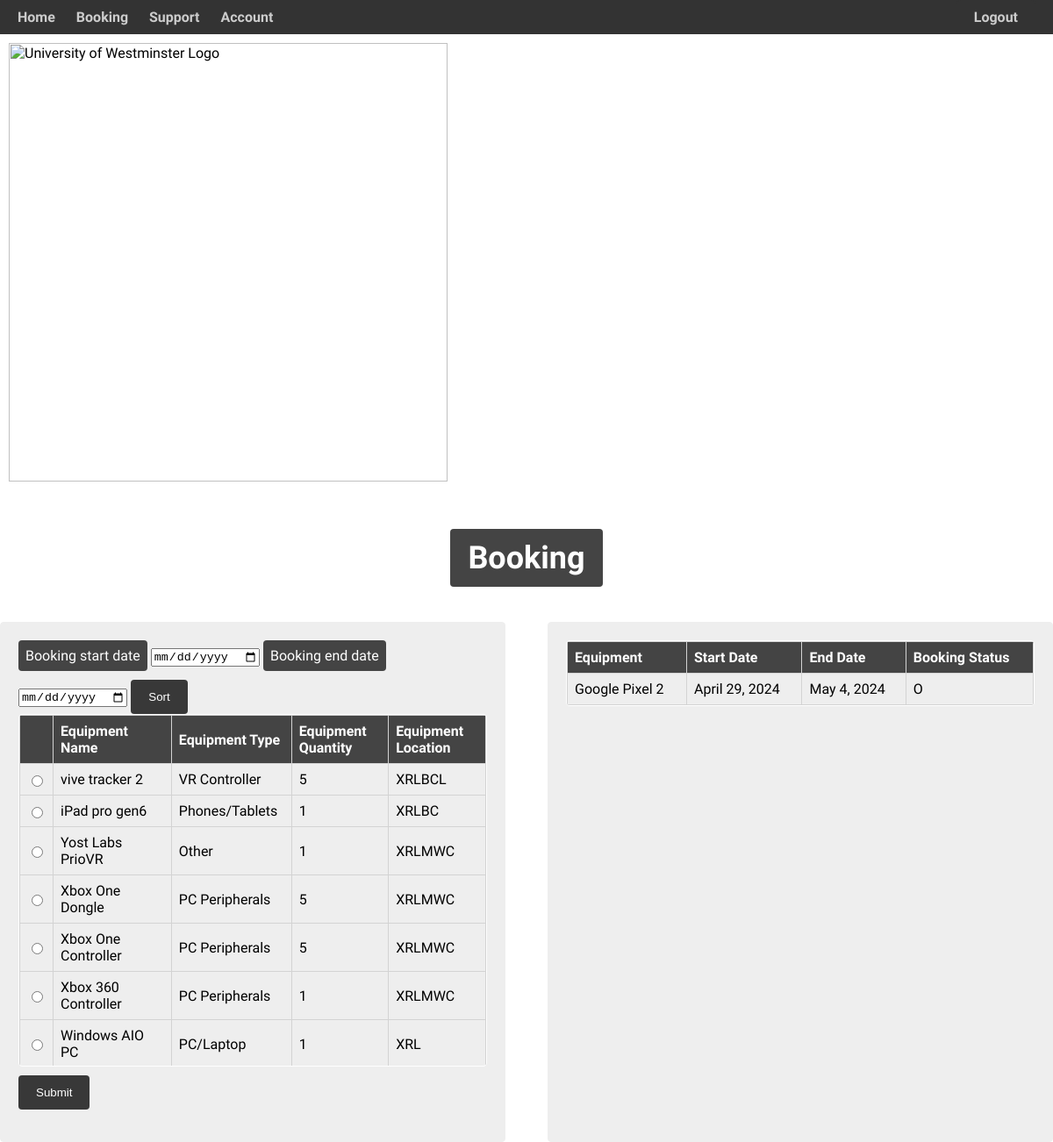
Page /booking/ (signed in) on the committed database.
### helloworld/models.py (models this page shows, shortened)
class Equipment(models.Model):
    LOCATIONS = [
        ("XRLBC", "XRL Lab Blue Cabinet"),
        ("XRLBCL", "XRL Lab Blue Cabinet Large"),
        ("XRL", "XRL Lab"),
        ("OTHER", "Other"),
        ('XRLMWC', "XRLab Medium Wooden Cabinet")
    ]
    STATUS = [
        ("A", "Available"),
        ("ON", "On Loan"),
        ("D", "Decommissioned"),
        ("R", "Repairing"),
    ]
    equipmentName = models.CharField(max_length = 30)
    equipmentType = models.CharField(max_length = 30)
    equipmentQuantity = models.IntegerField( default= 1)
    equipmentLocation = models.CharField(max_length = 30, choices = LOCATIONS , default = "OTHER")
    equipmentAudit =  models.DateField()
    equipmentStatus = models.CharField(max_length = 20, choices = STATUS, default = "A")
    equipmentComment = models.CharField(max_length = 200, default = "")
    equipmentID = models.CharField(max_length = 30, primary_key = True)

class Booking(models.Model):
    STATUS = [
        ("O", "Open"),
        ("C", "Closed"),
        ("L", "Late"),
    ]
    startDate = models.DateField()
    endDate = models.DateField()
    bookingStatus = models.CharField(max_length = 10, choices = STATUS)
    bookingID = models.AutoField(primary_key = True, null = False)
    account = models.ForeignKey(User, on_delete = models.SET_NULL, null = True)
    equipment = models.ForeignKey(Equipment, on_delete = models.SET_NULL, null = True)

### helloworld/views.py (the view, shortened to what this page needs)
# urls.py: path('booking/',views.bookingPage , name='booking'),
def bookingPage(request):
    equipment = Equipment.objects.all()
    if not UserLoggedIn(request):
        return loginPage(request)
    print(request.POST)
    usersBookings = getUserBookings(request)
    form = bookingForm()
    context = {
        'bookings':usersBookings,
        'equipment':equipment,
        'accountID':1,
        'itemID':1,
        'startDate':1,
        'endDate':1,
        'bookingStatus':False
    }
    return render(request,"booking.html", context)

### helloworld/views.py (called while the page is built)
def UserLoggedIn(request): #uop
    if request.user.is_authenticated:
        return True
    else:
        return False

def getUserBookings(request):
    return Booking.objects.filter(account = request.user)

### templates/booking.html (shortened to what this page needs)
{% load static %}
<html>
<head>
    <link rel="stylesheet" href="{% static 'css/booking.css' %}">
</head>
<body>
    {% include 'navbar.html' %}
    <div class="header">
        <h1>Booking</h1>
    </div>
    <div class="container">
        <div class="left-section">
            <div class="booking-form">
                <form method="post" action="{% url 'booking' %}">
                    <label for="bookingStartDate" class="custom-label">Booking start date</label>
                    <input id="bookingStartDate" name="startDate" type="date" value="{{ startDate }}">
                    <label for="bookingEndDate" class="custom-label">Booking end date</label>
                    <input id="bookingEndDate" name="endDate" type="date" value="{{ endDate }}">
                    <input class="submit" type="submit" name="Sort" value="Sort">
                    <div class="form-group">
                        <div class="scrollable-table-container">
                            {% include 'bookingtable.html' %}
                        </div>
                    </div>
                    <input class="submit" type="submit" name = "Sort" value="Submit">
                </form>
            </div>
        </div>
        <div class="right-section">
            <div class="booking-history">
                <div class="scrollable-table-container">
                {% include 'userbookingtable.html' %}
                </div>
            </div>
        </div>
    </div>
</body>
</html>

### templates/bookingtable.html
<table>
    <tr>
        <th></th>
        <th>Equipment Name</th>
        <th>Equipment Type</th>
        <th>Equipment Quantity</th>
        <th>Equipment Location</th>
    </tr>
    {% for item in equipment %}
    <tr>
        <td><input type="radio" name="itemID" id="item{{ item.equipmentID }}" value="{{ item.equipmentID }}"></td>
        <td>{{ item.equipmentName }}</td>
        <td>{{ item.equipmentType }}</td>
        <td>{{ item.equipmentQuantity }}</td>
        <td>{{ item.equipmentLocation }}</td>
    </tr>
    {% endfor %}
</table>

### templates/userbookingtable.html
<table>
    <tr>
        <th>Equipment</th>
        <th>Start Date</th>
        <th>End Date</th>
        <th>Booking Status</th>
    </tr>
    {% for booking in bookings %}
    <tr>
        <td>{{ booking.equipment.equipmentName }}</td>
        <td>{{ booking.startDate }}</td>
        <td>{{ booking.endDate }}</td>
        <td>{{ booking.bookingStatus }}</td>
    </tr>
    {% endfor %}
</table>

### static/css/booking.css (style rules this page uses)
body { font-family: Arial, sans-serif; background-color: #ffffff; padding: 20px; }
.container { display: flex; justify-content: space-between; max-width: 1200px; margin: 0 auto; }
.left-section, .right-section { width: 48%; background-color: #eeeeee; border: 1px solid #eeeeee; border-radius: 4px; padding: 20px; box-sizing: border-box; }
.scrollable-table-container { max-height: 400px; overflow-y: auto; border: 1px solid #ffffff; border-radius: 4px; margin-bottom: 10px; }
.scrollable-table-container table { width: 100%; border-collapse: collapse; }
.scrollable-table-container th, .scrollable-table-container td { border: 1px solid #d3d3d3; padding: 8px; text-align: left; }
.scrollable-table-container th { background-color: #444444; color: #fff; }
.custom-label { background-color: #444444; color: #fff; padding: 8px; border-radius: 4px; display: inline-block; margin-bottom: 10px; }
.submit { background-color: #383838; color: #fff; border: none; padding: 12px 20px; border-radius: 4px; cursor: pointer; }
h1 { display: inline-block; background-color: #444444; color: #fff; padding: 12px 20px; border-radius: 4px; font-size: 36px; margin-bottom: 20px; }
.header { text-align: center; color: #fff; padding: 20px 0; }

### static/css/nav.css (style rules this page uses)
body { font-family: 'InterVogue Medium', sans-serif; margin: 0; padding: 0; }

### rows in the picture
Equipment: equipmentName "vive tracker 2", equipmentType "VR Controller", equipmentQuantity "5", equipmentLocation "XRLBCL"
Equipment: equipmentName "iPad pro gen6", equipmentType "Phones/Tablets", equipmentQuantity "1", equipmentLocation "XRLBC"
Equipment: equipmentName "Yost Labs PrioVR", equipmentType "Other", equipmentQuantity "1", equipmentLocation "XRLMWC"
Equipment: equipmentName "Xbox One Dongle", equipmentType "PC Peripherals", equipmentQuantity "5", equipmentLocation "XRLMWC"
Equipment: equipmentName "Xbox One Controller", equipmentType "PC Peripherals", equipmentQuantity "5", equipmentLocation "XRLMWC"
Equipment: equipmentName "Xbox 360 Controller", equipmentType "PC Peripherals", equipmentQuantity "1", equipmentLocation "XRLMWC"
Equipment: equipmentName "Windows AIO PC", equipmentType "PC/Laptop", equipmentQuantity "1", equipmentLocation "XRL"
Booking: equipment.equipmentName "Google Pixel 2", startDate "April 29, 2024", endDate "May 4, 2024", bookingStatus "O"
